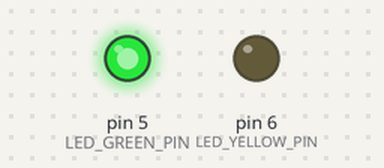
A sketch run on a simulated Arduino Uno, built with avr-gcc and run on an emulated ATmega328P. On the bench: output pins drawn as LEDs (lit = HIGH). No radio packets arrive unless stated; what the sketch prints to the serial monitor is not drawn.

Above: at 0.45 s.
Timing chart, 0 to 6.2 s (numbered marks = the images above):
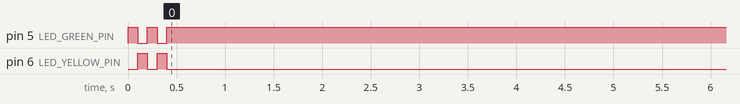

The sketch:

Send-simple.ino
```cpp
/*
  01/11/2023
  Code inspired by :
  Fichier:      HelloWorldNRF24L01-Emetteur
  Description:  Emission d'un "Hello World" via un NRF24L01
  Auteur:       Passion-Électronique
  Librairie utilisée : https://github.com/nRF24/RF24
*/

#include <SPI.h>
#include <RF24.h>

#define pinCSN  7             // On associe la broche "CSN" du NRF24L01 à la sortie digitale D7 de l'arduino
#define pinCE   8           // On associe la broche "CE" du NRF24L01 à la sortie digitale D8 de l'arduino
#define tunnel  "PIPE1"       // On définit un "nom de tunnel" (5 caractères), pour pouvoir communiquer d'un NRF24 à l'autre

RF24 radio(pinCE, pinCSN);    // Instanciation du NRF24L01

const byte adresse[6] = tunnel;               // Mise au format "byte array" du nom du tunnel
const char message[] = "Hello World !!!";     // Message à transmettre à l'autre NRF24 (32 caractères maxi, avec cette librairie)

#define LED_GREEN_PIN 5
#define LED_YELLOW_PIN 6

void setup() {
  Serial.begin(9600);

  Serial.println("Emeteur NRF24L01");

  pinMode(LED_GREEN_PIN, OUTPUT);
  pinMode(LED_YELLOW_PIN, OUTPUT);

 for (int i=0; i < 2; i++) {
    digitalWrite(LED_GREEN_PIN, HIGH);
    delay(100);
    digitalWrite(LED_GREEN_PIN, LOW);

    digitalWrite(LED_YELLOW_PIN, HIGH);
    delay(100);
    digitalWrite(LED_YELLOW_PIN, LOW);
    Serial.println(i);
  }
  digitalWrite(LED_GREEN_PIN, HIGH);

  radio.begin();                      // Initialisation du module NRF24
  radio.openWritingPipe(adresse);     // Ouverture du tunnel en ÉCRITURE, avec le "nom" qu'on lui a donné
  radio.setPALevel(RF24_PA_MIN);      // Sélection d'un niveau "MINIMAL" pour communiquer (pas besoin d'une forte puissance, pour nos essais)
  radio.stopListening();              // Arrêt de l'écoute du NRF24 (signifiant qu'on va émettre, et non recevoir, ici)
  }

void loop() {
  radio.write(&message, sizeof(message));     // Envoi de notre message
  Serial.print(">> Send: ");
  Serial.println(message);
  delay(5000);

  // Led blink
  digitalWrite(LED_YELLOW_PIN, HIGH);
  delay(1);
  digitalWrite(LED_YELLOW_PIN, LOW);
}
```
